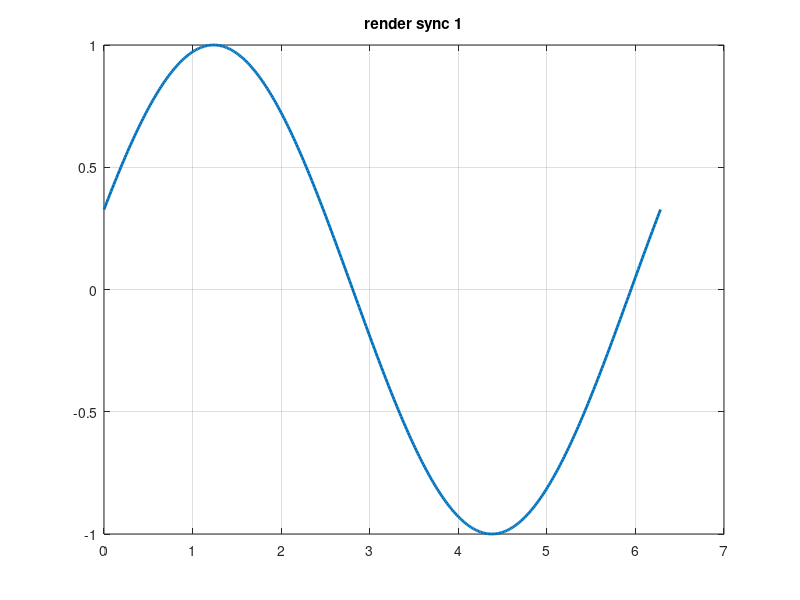

Recreate this plot in MATLAB. (Note: this script raises an error after producing the figure.)
%=============================================================================
% Copyright (c) 2016-present Allan CORNET (Nelson)
%=============================================================================
% This file is part of Nelson.
%=============================================================================
% LICENCE_BLOCK_BEGIN
% SPDX-License-Identifier: LGPL-3.0-or-later
% LICENCE_BLOCK_END
%=============================================================================
% <--ADV-CLI MODE-->
%=============================================================================
close all
%=============================================================================
f = figure('Visible', 'on', 'Position', [120 120 560 420], 'Color', [1 1 1]);
x = linspace(0, 2 * pi, 400);
for k = 1:4
  clf(f);
  ax = axes('Parent', f);
  plot(ax, x, sin(x + k / 3), 'LineWidth', 2);
  grid(ax, 'on');
  title(ax, ['render sync ', int2str(k)]);
  drawnow();
  frame = getframe(f);
  render_assert_not_blank(frame.cdata);
end
%=============================================================================
clf(f);
ax = axes('Parent', f);
timerStart = tic();
for k = 1:25
  plot(ax, x, cos(x + k / 10), 'LineWidth', 1);
  drawnow('limitrate');
end
elapsed = toc(timerStart);
asserts.istrue(elapsed < 30);
drawnow();
frame = getframe(f);
render_assert_not_blank(frame.cdata);
close(f);
%=============================================================================
